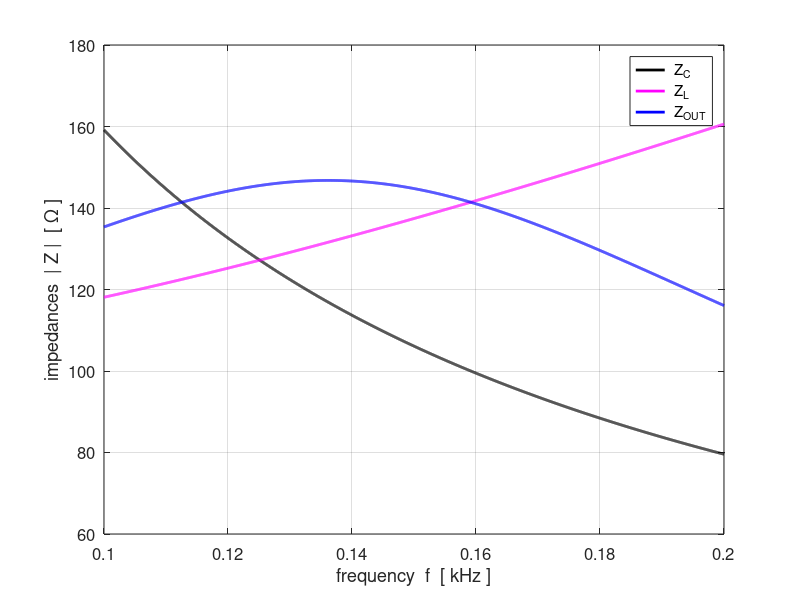

This figure's MATLAB source: (Note: this script raises an error after producing the figure.)
% CRLCp1.m

% Modelling a resonance circuit
% Parallel LC voltage divider circuit

% Ian Cooper
% School of Physics, University of Sydney
% email: ian.cooper@sydney.edu.au
% http://www.physics.usyd.edu.au/teach_res/mp/mphome.htm
% 171220 


clear all
close all
clc

% ========================================================================
%   INPUTS   default values [ ]
% =======================================================================
% series resistance Z1 [ 1e4 ohms]    
   RS = 1e-1;
% OUTPUT (LOAD) resistance Z2 [1e6 ohms]
   ROUT = 1e6;
% inductance and inductor resistance Z4 [10.3e-3 H  0 ohms]
   L = 100e-3;
   RL = 100;
% capacitance Z2 [10.4e-9 F]
   C = 10e-6;
% input voltage emf [10 V]
   V_IN = 1;
% frequency range [1000 to 30e3 Hz   5000]   
   fMin = 100; fMax = 200;
   N = 5000;
   
   
% =======================================================================  
%   CALCULATIONS
% =======================================================================   
   f = linspace(fMin,fMax, N); 
   w = (2*pi).*f;
   
% impedances
   Z1 = RS;                     % series resistance
   Z2 = ROUT;                   % output or load resistance
   Z3 = -1i ./ (w .*C);         % capacitive impedance (reactance)
   Z4 = RL + 1i .* w .* L;      % inductive impedance (resistance + reactance)

   Z5 = 1./ (1./Z2 + 1./Z3 + 1./Z4);    % parallel combination
   Z6 = Z1 + Z5;                        % total circuit impedance

% currents [A] and voltages [V]
   I1 = V_IN ./ Z6;
   V1 = I1 .* Z1;
   V_OUT = V_IN - V1;
   
   I2 = V_OUT ./ Z2;
   I3 = V_OUT ./ Z3;
   I4 = V_OUT ./ Z4;
     
   I_sum = abs(I1 - I2 - I3 - I4);
   
% phases
   phi_OUT = angle(V_OUT);
   phi_1   = angle(V1);
   
   theta_1 = angle(I1); 
   theta_2 = angle(I2);
   theta_3 = angle(I3);
   theta_4 = angle(I4);
   
% Resonance frequencies and Bandwidth calculations
   f0 = 1/(2*pi*sqrt(L*C));
   G_V = abs(V_OUT ./ V_IN);     % voltage gain   
   Vpeak = max(G_V);             % max voltage gain
   VG3dB = Vpeak/sqrt(2);        % 3 dB points
   k = find(G_V == Vpeak);       % index for peak voltage gain
   f_peak = f(k);                % frequency at peak
   kB = find(G_V > VG3dB);       % indices for 3dB peak
   k1 = min(kB); f1 = f(k1);
   k2 = max(kB); f2 = f(k2);
   df = f2-f1;                   % bandwidth 
   Q = f0 / df;                  % quality factor
   
   P_OUT = V_OUT .* I2;          % power delivered to load
   

% =======================================================================   
% TIME DOMAIN    select source frequency 
% =======================================================================
     fs = f_peak; kk = k;
   % fs = f1; kk = k1;
   % fs = f2; kk = k2;
   
   Ns = 500;
   ws = 2*pi*fs;
   Ts = 1/fs;
   tMin = 0;
   tMax = 3*Ts;
   t = linspace(tMin,tMax,Ns);
   
   emf = real(V_IN .* exp(1j*ws*t));
   v_OUT = real(abs(V_OUT(kk)) .* exp(1j*(ws*t + phi_OUT(kk))));
   v1 = real(abs(V1(kk)) .* exp(1j*(ws*t + phi_1(kk))));
   
   i1 = real(abs(I1(kk)) .* exp(1j*(ws*t + theta_1(kk))));
   i2 = real(abs(I2(kk)) .* exp(1j*(ws*t + theta_2(kk))));
   i3 = real(abs(I3(kk)) .* exp(1j*(ws*t + theta_3(kk))));
   i4 = real(abs(I4(kk)) .* exp(1j*(ws*t + theta_4(kk))));
   
   
% =======================================================================
%  OUTPUTS IN COMMAND WINDOW
% =======================================================================
  fprintf('theoretical resonance frequency f0 = %3.0f Hz \n',f0);
  fprintf('peak frequency f_peak = %3.0f Hz \n',f_peak);
  fprintf('half power frequencies f1 = %3.0f Hz  %3.0f  Hz \n',f1,f2);
  fprintf('bandwidth   df = %3.0f Hz \n',df);
  fprintf('quality factor  Q  =  %3.2f  \n',Q);
  fprintf('current at junction I_sum  =  %3.2f mA  \n',max(1e3*I_sum));


% =======================================================================
%   GRAPHICS
% =======================================================================
   fss = 12;
figure(1)   % impedances -----------------------------------------------
   pos = [0.07 0.05 0.30 0.33];
   set(gcf,'Units','normalized');
   set(gcf,'Position',pos);
   set(gcf,'color','w');

   xP = f./1e3; yP = abs(Z3);        % capacitve reactance
   plot(xP, yP,'k','linewidth',2);   
   hold on
   yP = abs(Z4);                     % inductive impedance
   plot(xP, yP,'m','linewidth',2);   
   yP = abs(Z5);                     % output impedance
   plot(xP, yP,'b','linewidth',2);
   legend(' Z_C',' Z_L',' Z_{OUT}');
   grid on
   xlabel('frequency  f  [ kHz ]')
   ylabel('impedances  | Z |  [ \Omega ]');
  % set(gca,'yLim',[0 2e4]);
   set(gca,'fontsize',fss)
   
figure(2)    % output voltage ------------------------------------------
   pos = [0.05 0.48 0.30 0.33];
   set(gcf,'Units','normalized');
   set(gcf,'Position',pos);
   set(gcf,'color','w');
   
   yyaxis left
   xP = f./1e3; yP = abs(G_V);
   plot(xP,yP,'b','lineWidth',2);
   %set(gca,'yLim',[0 4e4]);
    xlabel('frequency  f  [ kHz ]')
   ylabel('Gain  G_V =  |V_{OUT} /  V_{IN}|');
   ax = gca;
   ax.YAxis(1).Color = 'b';
   set(gca,'fontsize',fss);
   grid on
   
   yyaxis right
   yP = phi_OUT./pi;
   plot(xP,yP,'r','lineWidth',2);
   %set(gca,'yLim',[0 4e4]);
   ax.YAxis(2).Color = 'r';
   set(gca,'yTick',-0.5:0.25:0.5);
   set(gca,'fontsize',fss);
   ylabel('phase   \phi_{OUT}    [ rad / \pi ]');
   
figure(3)   % current source -------------------------------------------
   pos = [0.38 0.05 0.30 0.33];
   set(gcf,'Units','normalized');
   set(gcf,'Position',pos);
   set(gcf,'color','w');

   yyaxis left
   xP = f./1e3; yP = 1e3.*abs(I1);
   plot(xP,yP,'b','lineWidth',2);
   ax = gca;
   ax.YAxis(1).Color = 'b';
   set(gca,'fontsize',14);
   ylabel('source current  I_S  [mA]');
   
   xlabel('frequency  f  [ kHz ]')
   grid on
   
   yyaxis right
   yP = theta_1./pi;
   plot(xP,yP,'r','lineWidth',2);
   %set(gca,'yLim',[0 4e4]);
   ax.YAxis(2).Color = 'r';
   set(gca,'yTick',-0.5:0.25:0.5);
   set(gca,'fontsize',fss);
   ylabel('phase   \theta_{S}    [ rad / \pi ]');
  
figure(4)   % current phases -------------------------------------------
   pos = [0.38 0.48 0.30 0.33];
   set(gcf,'Units','normalized');
   set(gcf,'Position',pos);
   set(gcf,'color','w');

   xP = f./1e3; yP = theta_3 ./ pi;        
   plot(xP, yP,'k','linewidth',2);   
   hold on
   yP = theta_4 ./ pi;
   plot(xP, yP,'m','linewidth',2);  
   legend(' I_C',' I_L');
   grid on
   xlabel('frequency  f  [ kHz ]')
   ylabel('current phase    [ rad / \pi ]');
   set(gca,'fontsize',fss)   

figure(5)   % current parallel combination ------------------------------
   pos = [0.69 0.05 0.30 0.33];
   set(gcf,'Units','normalized');
   set(gcf,'Position',pos);
   set(gcf,'color','w');

   xP = f./1e3; yP = 1e3.*abs(I3);        
   plot(xP, yP,'k','linewidth',2);   
   hold on
   yP = 1e3.*abs(I4);
   plot(xP, yP,'m','linewidth',2);  
   legend(' I_C',' I_L');
   grid on
   xlabel('frequency  f  [ kHz ]')
   ylabel('current magnitude [ mA ]');
   set(gca,'fontsize',fss)
   
figure(6)   % power -----------------------------------------------------
   pos = [0.69 0.48 0.30 0.33];
   set(gcf,'Units','normalized');
   set(gcf,'Position',pos);
   set(gcf,'color','w');

   xP = f./1e3; yP = 1e3.*abs(P_OUT);        
   plot(xP, yP,'b','linewidth',2);   
      grid on
   xlabel('frequency  f  [ kHz ]')
   ylabel('P_{OUT}   [ mW ]');
   set(gca,'fontsize',fss)   
   
figure (7)   % voltages: time domain -------------------------------------
   pos = [0.2 0.5 0.30 0.33];
   set(gcf,'Units','normalized');
   set(gcf,'Position',pos);
   set(gcf,'color','w');

   xP = t; yP = emf;        
   plot(xP, yP,'b','linewidth',2);   
   hold on
   yP = v_OUT;
   plot(xP, yP,'r','linewidth',2); 
   yP = v1;
   plot(xP, yP,'k','linewidth',2); 
   set(gca,'xLIm',[0 tMax]);
   
   legend(' emf',' v_{OUT}', ' v_1');
   grid on
   xlabel('time [ s ]')
   ylabel('voltages  V  [ V ]');
   
   tm1 = 'f  =  ';
   tm2 = num2str(fs, '%3.0f \n');
   tm3 = '  Hz';
   tm = [tm1 tm2 tm3];
   h_text = text(1e-5,8,tm);
   set(h_text,'fontsize',fss);
   
   set(gca,'fontsize',fss)      

   
   figure (8)   % currrents: time domain ---------------------------------
   pos = [0.6 0.5 0.30 0.33];
   set(gcf,'Units','normalized');
   set(gcf,'Position',pos);
   set(gcf,'color','w');

   i2Max = max(i2).*1e3;
   mt1 = 'i_{OUTmax}  =  ';
   mt2 = num2str(i2Max,'%3.3f \n');
   mt3 = '  mA';
   mt = [mt1 mt2 mt3];
   
   xP = t; yP = 1e3.*i1;        
   plot(xP, yP,'b','linewidth',2);   
   hold on
   yP = 1e3.*i2;
   plot(xP, yP,'r','linewidth',2); 
   yP = 1e3.*i3;
   plot(xP, yP,'k','linewidth',2);
   yP = 1e3.*i4;
   plot(xP, yP,'m','linewidth',2);
   set(gca,'xLIm',[0 tMax]);
   legend(' i_S',' i_{OUT}', ' i_C',' i_L');
   grid on
   xlabel('time [ s ]')
   ylabel('currents   I  [ mA ]');
   title(mt,'fontweight','normal');
   
   tm1 = 'f  =  ';
   tm2 = num2str(fs, '%3.0f \n');
   tm3 = '  Hz';
   tm = [tm1 tm2 tm3];
   h_text = text(1e-5,8,tm);
   set(h_text,'fontsize',fss);
   set(gca,'yLim',[-10 10]);
   set(gca,'fontsize',fss)  
